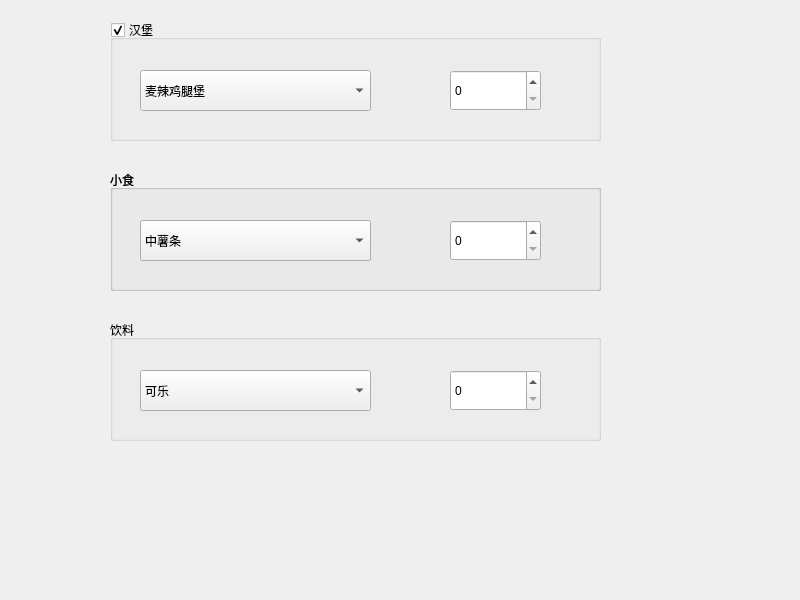
<?xml version="1.0" encoding="UTF-8"?>
<ui version="4.0">
 <class>Widget</class>
 <widget class="QWidget" name="Widget">
  <property name="geometry">
   <rect>
    <x>0</x>
    <y>0</y>
    <width>800</width>
    <height>600</height>
   </rect>
  </property>
  <property name="windowTitle">
   <string>Widget</string>
  </property>
  <widget class="QGroupBox" name="groupBox">
   <property name="geometry">
    <rect>
     <x>110</x>
     <y>20</y>
     <width>491</width>
     <height>121</height>
    </rect>
   </property>
   <property name="title">
    <string>汉堡</string>
   </property>
   <property name="flat">
    <bool>false</bool>
   </property>
   <property name="checkable">
    <bool>true</bool>
   </property>
   <widget class="QComboBox" name="comboBox">
    <property name="geometry">
     <rect>
      <x>30</x>
      <y>50</y>
      <width>231</width>
      <height>41</height>
     </rect>
    </property>
    <item>
     <property name="text">
      <string>麦辣鸡腿堡</string>
     </property>
    </item>
    <item>
     <property name="text">
      <string>培根蔬萃鸡腿堡</string>
     </property>
    </item>
    <item>
     <property name="text">
      <string>巨无霸</string>
     </property>
    </item>
   </widget>
   <widget class="QSpinBox" name="spinBox">
    <property name="geometry">
     <rect>
      <x>340</x>
      <y>50</y>
      <width>91</width>
      <height>41</height>
     </rect>
    </property>
   </widget>
  </widget>
  <widget class="QGroupBox" name="groupBox_2">
   <property name="geometry">
    <rect>
     <x>110</x>
     <y>170</y>
     <width>491</width>
     <height>121</height>
    </rect>
   </property>
   <property name="title">
    <string>小食</string>
   </property>
   <widget class="QComboBox" name="comboBox_2">
    <property name="geometry">
     <rect>
      <x>30</x>
      <y>50</y>
      <width>231</width>
      <height>41</height>
     </rect>
    </property>
    <item>
     <property name="text">
      <string>中薯条</string>
     </property>
    </item>
    <item>
     <property name="text">
      <string>麦辣鸡翅</string>
     </property>
    </item>
    <item>
     <property name="text">
      <string>麦辣鸡块</string>
     </property>
    </item>
   </widget>
   <widget class="QSpinBox" name="spinBox_2">
    <property name="geometry">
     <rect>
      <x>340</x>
      <y>50</y>
      <width>91</width>
      <height>41</height>
     </rect>
    </property>
   </widget>
   <widget class="QGroupBox" name="groupBox_3">
    <property name="geometry">
     <rect>
      <x>0</x>
      <y>0</y>
      <width>491</width>
      <height>121</height>
     </rect>
    </property>
    <property name="title">
     <string>小食</string>
    </property>
    <widget class="QComboBox" name="comboBox_3">
     <property name="geometry">
      <rect>
       <x>30</x>
       <y>50</y>
       <width>231</width>
       <height>41</height>
      </rect>
     </property>
     <item>
      <property name="text">
       <string>中薯条</string>
      </property>
     </item>
     <item>
      <property name="text">
       <string>麦辣鸡翅</string>
      </property>
     </item>
     <item>
      <property name="text">
       <string>麦辣鸡块</string>
      </property>
     </item>
    </widget>
    <widget class="QSpinBox" name="spinBox_3">
     <property name="geometry">
      <rect>
       <x>340</x>
       <y>50</y>
       <width>91</width>
       <height>41</height>
      </rect>
     </property>
    </widget>
   </widget>
  </widget>
  <widget class="QGroupBox" name="groupBox_4">
   <property name="geometry">
    <rect>
     <x>110</x>
     <y>320</y>
     <width>491</width>
     <height>121</height>
    </rect>
   </property>
   <property name="title">
    <string>饮料</string>
   </property>
   <widget class="QComboBox" name="comboBox_4">
    <property name="geometry">
     <rect>
      <x>30</x>
      <y>50</y>
      <width>231</width>
      <height>41</height>
     </rect>
    </property>
    <item>
     <property name="text">
      <string>可乐</string>
     </property>
    </item>
    <item>
     <property name="text">
      <string>雪碧</string>
     </property>
    </item>
    <item>
     <property name="text">
      <string>咖啡</string>
     </property>
    </item>
   </widget>
   <widget class="QSpinBox" name="spinBox_4">
    <property name="geometry">
     <rect>
      <x>340</x>
      <y>50</y>
      <width>91</width>
      <height>41</height>
     </rect>
    </property>
   </widget>
  </widget>
 </widget>
 <resources/>
 <connections/>
</ui>
